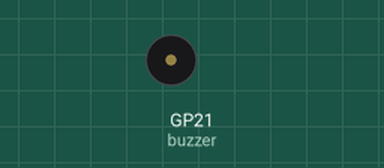
Bench run of a program on a simulated Raspberry Pi Pico running MicroPython. Parts: buzzer (waves = sounding). At 2.4 s the program stops and its outputs stay as they are.

Above: at 0.5 s.
Timing chart, 0 to 3.0 s (numbered marks = the images above):
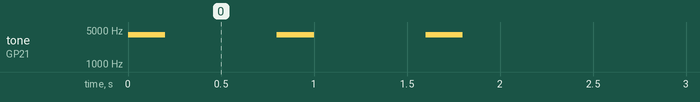

The program:

buz3times.py
```python
from machine import Pin, PWM
import time
BUZZER_PIN = 21
buzzer = PWM(Pin(BUZZER_PIN))
buzzer.freq(4000)

for i in range(3):
    buzzer.duty_u16(32768)
    time.sleep(0.2)
    buzzer.duty_u16(0)
    time.sleep(0.6)

buzzer.deinit()

# GP21을 확실히 LOW로 고정
# buzzer_pin = Pin(BUZZER_PIN, Pin.OUT)
# buzzer_pin.value(0)
Pin(BUZZER_PIN, Pin.OUT).value(0)
```

Measured:
- by itself, tone on GP21 (buzzer): alternates 4000 Hz for 0.20 s and silent for 0.60 s, 6 changes in all, then stays silent
